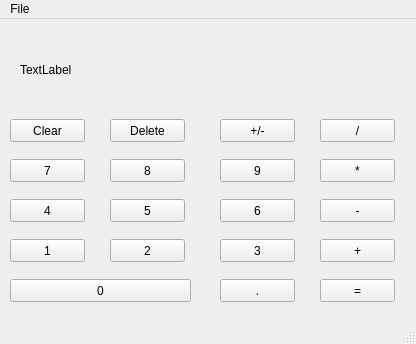
<?xml version="1.0" encoding="UTF-8"?>
<ui version="4.0">
 <class>MainWindow</class>
 <widget class="QMainWindow" name="MainWindow">
  <property name="geometry">
   <rect>
    <x>0</x>
    <y>0</y>
    <width>416</width>
    <height>344</height>
   </rect>
  </property>
  <property name="windowTitle">
   <string>MainWindow</string>
  </property>
  <widget class="QWidget" name="centralwidget">
   <widget class="QPushButton" name="pushButton_1">
    <property name="geometry">
     <rect>
      <x>10</x>
      <y>220</y>
      <width>75</width>
      <height>23</height>
     </rect>
    </property>
    <property name="text">
     <string>1</string>
    </property>
    <property name="shortcut">
     <string>1</string>
    </property>
   </widget>
   <widget class="QPushButton" name="pushButton_0">
    <property name="geometry">
     <rect>
      <x>10</x>
      <y>260</y>
      <width>181</width>
      <height>23</height>
     </rect>
    </property>
    <property name="text">
     <string>0</string>
    </property>
    <property name="shortcut">
     <string>0</string>
    </property>
   </widget>
   <widget class="QLabel" name="equation">
    <property name="geometry">
     <rect>
      <x>20</x>
      <y>20</y>
      <width>371</width>
      <height>61</height>
     </rect>
    </property>
    <property name="text">
     <string>TextLabel</string>
    </property>
   </widget>
   <widget class="QPushButton" name="pushButton_addition">
    <property name="geometry">
     <rect>
      <x>320</x>
      <y>220</y>
      <width>75</width>
      <height>23</height>
     </rect>
    </property>
    <property name="text">
     <string>+</string>
    </property>
    <property name="shortcut">
     <string>+</string>
    </property>
   </widget>
   <widget class="QPushButton" name="pushButton_subtraction">
    <property name="geometry">
     <rect>
      <x>320</x>
      <y>180</y>
      <width>75</width>
      <height>23</height>
     </rect>
    </property>
    <property name="text">
     <string>-</string>
    </property>
    <property name="shortcut">
     <string>-</string>
    </property>
   </widget>
   <widget class="QPushButton" name="pushButton_9">
    <property name="geometry">
     <rect>
      <x>220</x>
      <y>140</y>
      <width>75</width>
      <height>23</height>
     </rect>
    </property>
    <property name="text">
     <string>9</string>
    </property>
    <property name="shortcut">
     <string>9</string>
    </property>
   </widget>
   <widget class="QPushButton" name="pushButton_delete">
    <property name="geometry">
     <rect>
      <x>110</x>
      <y>100</y>
      <width>75</width>
      <height>23</height>
     </rect>
    </property>
    <property name="text">
     <string>Delete</string>
    </property>
    <property name="shortcut">
     <string>Backspace</string>
    </property>
   </widget>
   <widget class="QPushButton" name="pushButton_2">
    <property name="geometry">
     <rect>
      <x>110</x>
      <y>220</y>
      <width>75</width>
      <height>23</height>
     </rect>
    </property>
    <property name="text">
     <string>2</string>
    </property>
    <property name="shortcut">
     <string>2</string>
    </property>
   </widget>
   <widget class="QPushButton" name="pushButton_3">
    <property name="geometry">
     <rect>
      <x>220</x>
      <y>220</y>
      <width>75</width>
      <height>23</height>
     </rect>
    </property>
    <property name="text">
     <string>3</string>
    </property>
    <property name="shortcut">
     <string>3</string>
    </property>
   </widget>
   <widget class="QPushButton" name="pushButton_4">
    <property name="geometry">
     <rect>
      <x>10</x>
      <y>180</y>
      <width>75</width>
      <height>23</height>
     </rect>
    </property>
    <property name="text">
     <string>4</string>
    </property>
    <property name="shortcut">
     <string>4</string>
    </property>
   </widget>
   <widget class="QPushButton" name="pushButton_5">
    <property name="geometry">
     <rect>
      <x>110</x>
      <y>180</y>
      <width>75</width>
      <height>23</height>
     </rect>
    </property>
    <property name="text">
     <string>5</string>
    </property>
    <property name="shortcut">
     <string>5</string>
    </property>
   </widget>
   <widget class="QPushButton" name="pushButton_clear">
    <property name="geometry">
     <rect>
      <x>10</x>
      <y>100</y>
      <width>75</width>
      <height>23</height>
     </rect>
    </property>
    <property name="text">
     <string>Clear</string>
    </property>
    <property name="shortcut">
     <string>Del</string>
    </property>
   </widget>
   <widget class="QPushButton" name="pushButton_8">
    <property name="geometry">
     <rect>
      <x>110</x>
      <y>140</y>
      <width>75</width>
      <height>23</height>
     </rect>
    </property>
    <property name="text">
     <string>8</string>
    </property>
    <property name="shortcut">
     <string>8</string>
    </property>
   </widget>
   <widget class="QPushButton" name="pushButton_pos_neg">
    <property name="geometry">
     <rect>
      <x>220</x>
      <y>100</y>
      <width>75</width>
      <height>23</height>
     </rect>
    </property>
    <property name="text">
     <string>+/-</string>
    </property>
    <property name="shortcut">
     <string>S</string>
    </property>
   </widget>
   <widget class="QPushButton" name="pushButton_divide">
    <property name="geometry">
     <rect>
      <x>320</x>
      <y>100</y>
      <width>75</width>
      <height>23</height>
     </rect>
    </property>
    <property name="text">
     <string>/</string>
    </property>
    <property name="shortcut">
     <string>/</string>
    </property>
   </widget>
   <widget class="QPushButton" name="pushButton_7">
    <property name="geometry">
     <rect>
      <x>10</x>
      <y>140</y>
      <width>75</width>
      <height>23</height>
     </rect>
    </property>
    <property name="text">
     <string>7</string>
    </property>
    <property name="shortcut">
     <string>7</string>
    </property>
   </widget>
   <widget class="QPushButton" name="pushButton_6">
    <property name="geometry">
     <rect>
      <x>220</x>
      <y>180</y>
      <width>75</width>
      <height>23</height>
     </rect>
    </property>
    <property name="text">
     <string>6</string>
    </property>
    <property name="shortcut">
     <string>6</string>
    </property>
   </widget>
   <widget class="QPushButton" name="pushButton_multiply">
    <property name="geometry">
     <rect>
      <x>320</x>
      <y>140</y>
      <width>75</width>
      <height>23</height>
     </rect>
    </property>
    <property name="text">
     <string>*</string>
    </property>
    <property name="shortcut">
     <string>*</string>
    </property>
   </widget>
   <widget class="QPushButton" name="pushButton_equal">
    <property name="geometry">
     <rect>
      <x>320</x>
      <y>260</y>
      <width>75</width>
      <height>23</height>
     </rect>
    </property>
    <property name="text">
     <string>=</string>
    </property>
    <property name="shortcut">
     <string>Enter</string>
    </property>
   </widget>
   <widget class="QPushButton" name="pushButton_dot">
    <property name="geometry">
     <rect>
      <x>220</x>
      <y>260</y>
      <width>75</width>
      <height>23</height>
     </rect>
    </property>
    <property name="text">
     <string>.</string>
    </property>
    <property name="shortcut">
     <string>.</string>
    </property>
   </widget>
  </widget>
  <widget class="QMenuBar" name="menubar">
   <property name="geometry">
    <rect>
     <x>0</x>
     <y>0</y>
     <width>416</width>
     <height>21</height>
    </rect>
   </property>
   <widget class="QMenu" name="menuFile">
    <property name="title">
     <string>File</string>
    </property>
    <addaction name="actionNew"/>
    <addaction name="actionExit"/>
   </widget>
   <addaction name="menuFile"/>
  </widget>
  <widget class="QStatusBar" name="statusbar"/>
  <action name="actionNew">
   <property name="text">
    <string>New</string>
   </property>
   <property name="shortcut">
    <string>Ctrl+N</string>
   </property>
  </action>
  <action name="actionExit">
   <property name="text">
    <string>Exit</string>
   </property>
   <property name="shortcut">
    <string>Ctrl+Q</string>
   </property>
  </action>
 </widget>
 <resources/>
 <connections/>
</ui>
